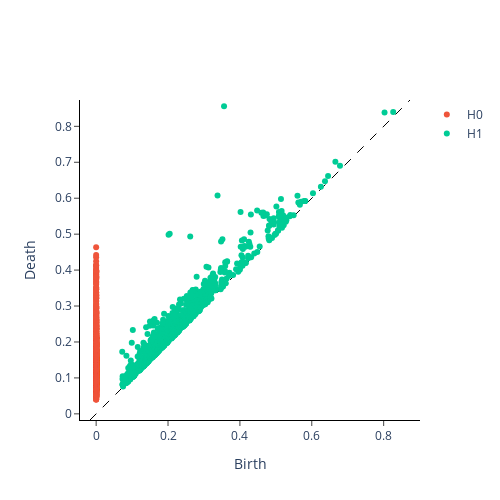

The notebook cell saved with this chart:
### Code cell
nonfixed_persistence = VietorisRipsPersistence(
    homology_dimensions=homology_dimensions, n_jobs=6
)
print("Persistence diagram for nonfixed parameters")
nonfixed_persistence.fit_transform_plot(y_nonfixed_embedded);

### Figure 1 — Plotly figure (JSON) as saved in the notebook; plotly's stock layout.template omitted (floating-point values rounded to 4 significant figures; data arrays with more than 128 entries replaced by an {"elided": "..."} marker saying what was removed)
{"data": [{"hoverinfo": "none", "line": {"color": "black", "dash": "dash", "width": 1}, "mode": "lines", "showlegend": false, "type": "scatter", "x": [-0.01712, 0.8733], "y": [-0.01712, 0.8733]}, {"hoverinfo": "text", "hovertext": {"elided": "1490 str values"}, "mode": "markers", "name": "H0", "type": "scatter", "x": {"elided": "1490 int values"}, "y": {"elided": "1490 float values"}}, {"hoverinfo": "text", "hovertext": {"elided": "1379 str values"}, "mode": "markers", "name": "H1", "type": "scatter", "x": {"elided": "1379 float values"}, "y": {"elided": "1379 float values"}}], "layout": {"height": 500, "plot_bgcolor": "white", "width": 500, "xaxis": {"autorange": false, "exponentformat": "e", "linecolor": "black", "linewidth": 1, "mirror": false, "range": [-0.01712, 0.8733], "showexponent": "all", "showline": true, "side": "bottom", "ticks": "outside", "title": {"text": "Birth"}, "type": "linear", "zeroline": true}, "yaxis": {"autorange": false, "exponentformat": "e", "linecolor": "black", "linewidth": 1, "mirror": false, "range": [-0.01712, 0.8733], "scaleanchor": "x", "scaleratio": 1, "showexponent": "all", "showline": true, "side": "left", "ticks": "outside", "title": {"text": "Death"}, "type": "linear", "zeroline": true}}}
